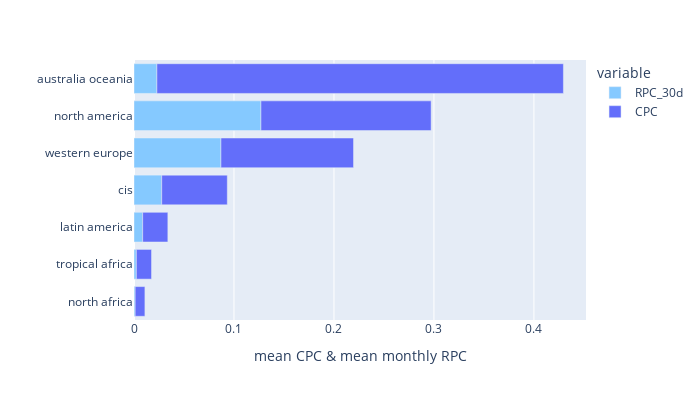
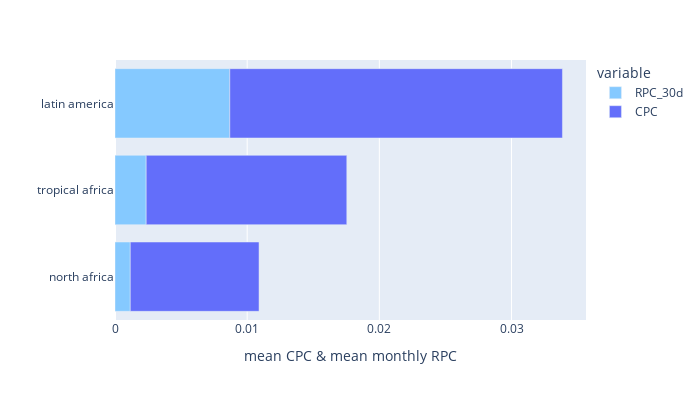
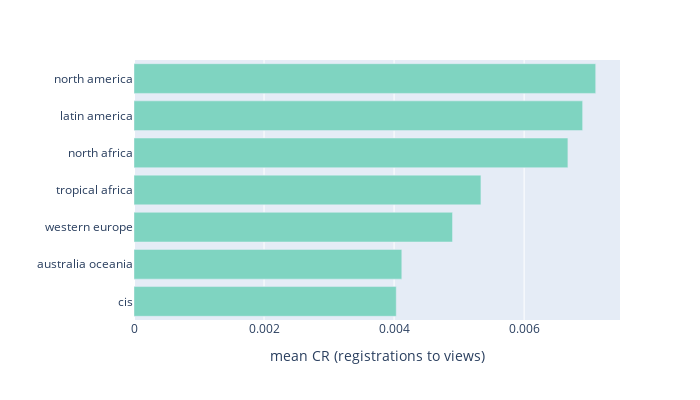

Notebook code for these charts, in order:
### Code cell
#создадим необходимые переменые

#CPC (Cost Per Click), стоимость клика = стоимость рекламы/количество кликов
data['CPC'] = data['Spend']/data['Clicks']

#CR (Conversion Ratio), коэффициент конверсии = целевого действия/всего взаимодействий
data['CR'] = data['Registrations']/data['Impressions']

#RPC (Revenue Per Click), доход с каждого клика = весь доход от рекламной кампании/количество кликов
data['RPC_30d'] = (data['Revenue_ad30d'] + data['Revenue_in_app30d'])/data['Clicks']
data['RPC_7d'] = (data['Revenue_ad7d'] + data['Revenue_in_app7d'])/data['Clicks']

data_plot = data.groupby('Geo', as_index = False).aggregate({'CPC' : 'mean', 'CR' : 'mean', 'RPC_30d' : 'mean', 'RPC_7d' : 'mean'})


#построим графики показателей с разбивкой на регион

data_plot = data_plot.sort_values('CPC', ascending = True)
fig = px.bar(data_plot, x = ['RPC_30d','CPC'], y = 'Geo', 
             labels = {'Geo':'', 'value': 'mean CPC & mean monthly RPC'}, 
             width = 700, height = 400, color_discrete_map = {'RPC_30d': '#85C9FF','CPC': '#636efa'})
fig.show()


#closer look
shorten = data_plot[(data_plot['Geo'] == 'north africa') | 
                    (data_plot['Geo'] == 'tropical africa') | 
                    (data_plot['Geo'] == 'latin america')]
fig = px.bar(shorten, x = ['RPC_30d','CPC'], y = 'Geo', 
             labels = {'Geo':'', 'value': 'mean CPC & mean monthly RPC'}, 
             width = 700, height = 400, color_discrete_map = {'RPC_30d': '#85C9FF','CPC': '#636efa'})
fig.show()

data_plot1 = data_plot.sort_values('CR', ascending = True)
fig = px.bar(data_plot1, x = 'CR', y = 'Geo', labels = {'CR':'mean CR (registrations to views)', 'Geo':''}, width = 700, height = 400)
fig.update_traces(marker_color = '#7FD4C1')
fig.show()

### Figure 1 — Plotly figure (JSON) as saved in the notebook; plotly's stock layout.template omitted (floating-point values rounded to 4 significant figures)
{"data": [{"alignmentgroup": "True", "hovertemplate": "variable=RPC_30d<br>mean CPC & mean monthly RPC=%{x}<br>=%{y}<extra></extra>", "legendgroup": "RPC_30d", "marker": {"color": "#85C9FF", "pattern": {"shape": ""}}, "name": "RPC_30d", "offsetgroup": "RPC_30d", "orientation": "h", "showlegend": true, "textposition": "auto", "type": "bar", "x": [0.001156, 0.002359, 0.008685, 0.02774, 0.08696, 0.127, 0.02288], "xaxis": "x", "y": ["north africa", "tropical africa", "latin america", "cis", "western europe", "north america", "australia oceania"], "yaxis": "y"}, {"alignmentgroup": "True", "hovertemplate": "variable=CPC<br>mean CPC & mean monthly RPC=%{x}<br>=%{y}<extra></extra>", "legendgroup": "CPC", "marker": {"color": "#636efa", "pattern": {"shape": ""}}, "name": "CPC", "offsetgroup": "CPC", "orientation": "h", "showlegend": true, "textposition": "auto", "type": "bar", "x": [0.009742, 0.01518, 0.02517, 0.06558, 0.1326, 0.1702, 0.4066], "xaxis": "x", "y": ["north africa", "tropical africa", "latin america", "cis", "western europe", "north america", "australia oceania"], "yaxis": "y"}], "layout": {"barmode": "relative", "height": 400, "legend": {"title": {"text": "variable"}, "tracegroupgap": 0}, "margin": {"t": 60}, "width": 700, "xaxis": {"anchor": "y", "domain": [0, 1], "title": {"text": "mean CPC & mean monthly RPC"}}, "yaxis": {"anchor": "x", "domain": [0, 1], "title": {"text": ""}}}}

### Figure 2 — Plotly figure (JSON) as saved in the notebook; plotly's stock layout.template omitted (floating-point values rounded to 4 significant figures)
{"data": [{"alignmentgroup": "True", "hovertemplate": "variable=RPC_30d<br>mean CPC & mean monthly RPC=%{x}<br>=%{y}<extra></extra>", "legendgroup": "RPC_30d", "marker": {"color": "#85C9FF", "pattern": {"shape": ""}}, "name": "RPC_30d", "offsetgroup": "RPC_30d", "orientation": "h", "showlegend": true, "textposition": "auto", "type": "bar", "x": [0.001156, 0.002359, 0.008685], "xaxis": "x", "y": ["north africa", "tropical africa", "latin america"], "yaxis": "y"}, {"alignmentgroup": "True", "hovertemplate": "variable=CPC<br>mean CPC & mean monthly RPC=%{x}<br>=%{y}<extra></extra>", "legendgroup": "CPC", "marker": {"color": "#636efa", "pattern": {"shape": ""}}, "name": "CPC", "offsetgroup": "CPC", "orientation": "h", "showlegend": true, "textposition": "auto", "type": "bar", "x": [0.009742, 0.01518, 0.02517], "xaxis": "x", "y": ["north africa", "tropical africa", "latin america"], "yaxis": "y"}], "layout": {"barmode": "relative", "height": 400, "legend": {"title": {"text": "variable"}, "tracegroupgap": 0}, "margin": {"t": 60}, "width": 700, "xaxis": {"anchor": "y", "domain": [0, 1], "title": {"text": "mean CPC & mean monthly RPC"}}, "yaxis": {"anchor": "x", "domain": [0, 1], "title": {"text": ""}}}}

### Figure 3 — Plotly figure (JSON) as saved in the notebook; plotly's stock layout.template omitted (floating-point values rounded to 4 significant figures)
{"data": [{"alignmentgroup": "True", "hovertemplate": "mean CR (registrations to views)=%{x}<br>=%{y}<extra></extra>", "legendgroup": "", "marker": {"color": "#7FD4C1", "pattern": {"shape": ""}}, "name": "", "offsetgroup": "", "orientation": "h", "showlegend": false, "textposition": "auto", "type": "bar", "x": [0.004033, 0.004119, 0.004899, 0.005336, 0.006673, 0.0069, 0.007101], "xaxis": "x", "y": ["cis", "australia oceania", "western europe", "tropical africa", "north africa", "latin america", "north america"], "yaxis": "y"}], "layout": {"barmode": "relative", "height": 400, "legend": {"tracegroupgap": 0}, "margin": {"t": 60}, "width": 700, "xaxis": {"anchor": "y", "domain": [0, 1], "title": {"text": "mean CR (registrations to views)"}}, "yaxis": {"anchor": "x", "domain": [0, 1], "title": {"text": ""}}}}
